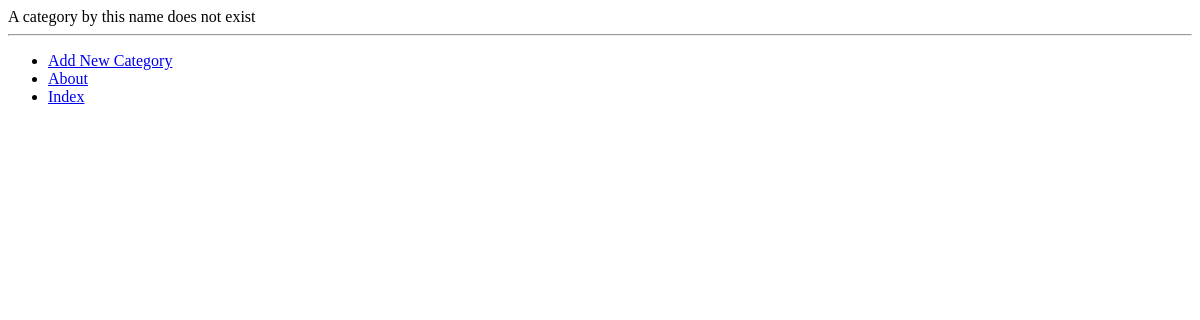
/rango/category/ads/add_page/, run on an earlier commit of the app's database.
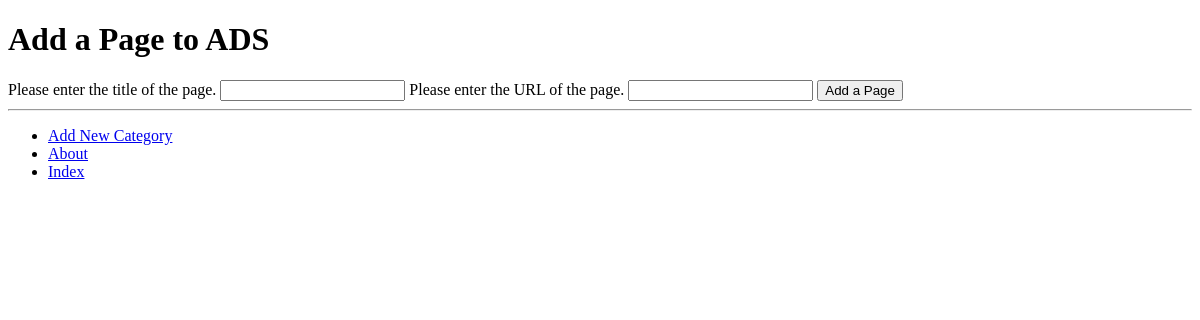
And on a later commit of the database.
### rango/models.py (models this page shows, shortened)
class Category(models.Model):
    name = models.CharField(max_length=max_l, unique=True)
    views = models.IntegerField(default=0)
    likes = models.IntegerField(default=0)
    slug = models.SlugField(unique=True)
    class Meta:
        verbose_name_plural = 'Categories'

### rango/views.py (the view, shortened to what this page needs)
# urls.py: url(r'^category/(?P<category_name_slug>[\w\-]+)/add_page/$', views.add_page, name='add_page'),
def add_page(request, category_name_slug):
    try:
        category = Category.objects.get(slug=category_name_slug)
    except Category.DoesNotExist:
        category = None
    form = PageForm()
    context_dict = {"form": form, "category": category}
    return render(request, 'rango/add_page.html', context_dict)

### rango/forms.py (shortened to what this page needs)
class PageForm(forms.ModelForm):
    title = forms.CharField(max_length=128, help_text="Please enter the title of the page.")
    url = forms.URLField(max_length=200, help_text="Please enter the URL of the page.")
    views = forms.IntegerField(widget=forms.HiddenInput(), initial=0)
    class Meta:
        model = Page
        fields = ('title', 'url', 'views')

### templates/rango/add_page.html (shortened to what this page needs)
{% extends 'rango/base.html' %}
{% load staticfiles %}
{% block body_block %}
<div>
    {% if category %}
        <h1>Add a Page to {{ category.name }}</h1>
        <form id="page_form" method="POST" action="{% url 'rango:add_page' category.slug %}">
            {% for field in form.visible_fields %}
                {{ field.help_text }}
                {{ field }}
            {% endfor %}
            <input type="submit" name="submit" value="Add a Page"/>
        </form>
    {% else %}
        A category by this name does not exist
    {% endif %}
</div>
{% endblock %}

What changed in the data, as far as the page shows it:
now on this page (row edited): Category: name "ADS"
changed Category: slug "python-user-groups" → "ads" (drawn)
Also different on the page:
form field submit: (not shown) → "Add a Page"
text no longer shown: "A category by this name does not exist"
text now shown: "Add a Page to"
new list line: "Please enter the title of the page. "
new list line: "Please enter the URL of the page. "
